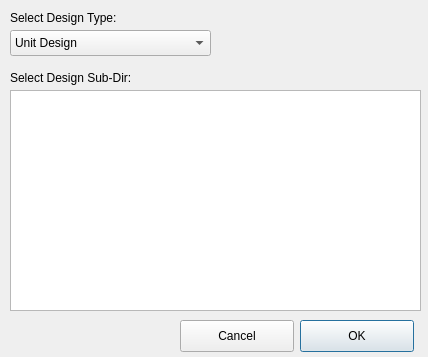
<?xml version="1.0" encoding="UTF-8"?>
<ui version="4.0">
 <class>SelectZipDrawing</class>
 <widget class="QDialog" name="SelectZipDrawing">
  <property name="geometry">
   <rect>
    <x>0</x>
    <y>0</y>
    <width>428</width>
    <height>357</height>
   </rect>
  </property>
  <property name="sizePolicy">
   <sizepolicy hsizetype="Fixed" vsizetype="Fixed">
    <horstretch>0</horstretch>
    <verstretch>0</verstretch>
   </sizepolicy>
  </property>
  <property name="minimumSize">
   <size>
    <width>428</width>
    <height>357</height>
   </size>
  </property>
  <property name="maximumSize">
   <size>
    <width>428</width>
    <height>357</height>
   </size>
  </property>
  <property name="windowTitle">
   <string>Select Design to Zip</string>
  </property>
  <widget class="QLabel" name="label">
   <property name="geometry">
    <rect>
     <x>10</x>
     <y>10</y>
     <width>171</width>
     <height>16</height>
    </rect>
   </property>
   <property name="text">
    <string>Select Design Type:</string>
   </property>
  </widget>
  <widget class="QComboBox" name="cbDrawingType">
   <property name="geometry">
    <rect>
     <x>10</x>
     <y>30</y>
     <width>201</width>
     <height>26</height>
    </rect>
   </property>
   <property name="currentIndex">
    <number>0</number>
   </property>
   <item>
    <property name="text">
     <string>Unit Design</string>
    </property>
   </item>
   <item>
    <property name="text">
     <string>Wafer Design</string>
    </property>
   </item>
  </widget>
  <widget class="QLabel" name="label_2">
   <property name="geometry">
    <rect>
     <x>10</x>
     <y>70</y>
     <width>171</width>
     <height>16</height>
    </rect>
   </property>
   <property name="text">
    <string>Select Design Sub-Dir:</string>
   </property>
  </widget>
  <widget class="QPushButton" name="btnOK">
   <property name="geometry">
    <rect>
     <x>300</x>
     <y>320</y>
     <width>114</width>
     <height>32</height>
    </rect>
   </property>
   <property name="text">
    <string>OK</string>
   </property>
   <property name="default">
    <bool>true</bool>
   </property>
  </widget>
  <widget class="QPushButton" name="btnCancel">
   <property name="geometry">
    <rect>
     <x>180</x>
     <y>320</y>
     <width>114</width>
     <height>32</height>
    </rect>
   </property>
   <property name="text">
    <string>Cancel</string>
   </property>
  </widget>
  <widget class="QListWidget" name="lstSubDirs">
   <property name="geometry">
    <rect>
     <x>10</x>
     <y>90</y>
     <width>411</width>
     <height>221</height>
    </rect>
   </property>
  </widget>
 </widget>
 <tabstops>
  <tabstop>cbDrawingType</tabstop>
  <tabstop>lstSubDirs</tabstop>
  <tabstop>btnOK</tabstop>
  <tabstop>btnCancel</tabstop>
 </tabstops>
 <resources/>
 <connections/>
</ui>
